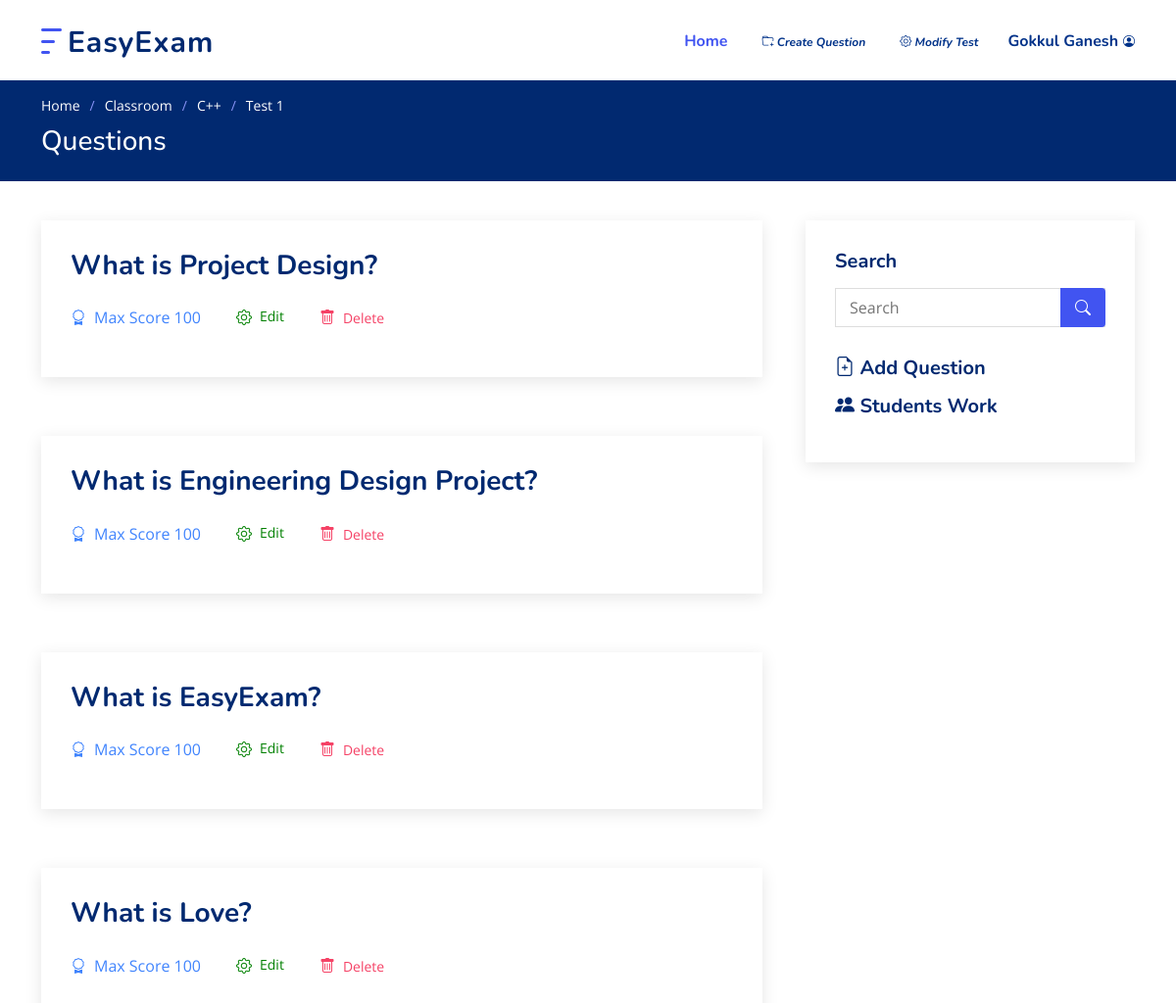
/1/view_test (signed in), run on the app's committed database.
### Classroom/models.py (models this page shows)
class Test(models.Model):
	belongs = models.ForeignKey(Classroom, on_delete=models.CASCADE)
	name = models.CharField(max_length=255)
	desc = models.CharField(max_length=2555, blank=True)
	create_time = models.DateTimeField(auto_now_add=True)
	start_time = models.DateTimeField()
	end_time = models.DateTimeField()
	def __str__(self):
		return self.name

class Classroom(models.Model):
	owner = models.ForeignKey(User, on_delete=models.CASCADE) # Teacher
	name = models.CharField(max_length=255) # class name
	code = models.CharField(max_length=5, unique=True) # code for students to join
	desc = models.CharField(max_length=255, blank=True) # class Description for optional
	def __str__(self):
		return self.name

class Question(models.Model):
	test = models.ForeignKey(Test, on_delete=models.CASCADE, related_name='questions')
	qn_text = models.CharField('Question', max_length=2000)
	key = models.CharField('Answer key', max_length=5000)
	max_score = models.PositiveSmallIntegerField(default=100)
	def __str__(self):
		return self.qn_text

### Classroom/views/Teachers.py (the view)
# urls.py: path('<int:test_id>/view_test', Teachers.view_test, name='view_test'),
@login_required(login_url='login')
@teacher_required
def view_test(request, test_id):
	qns = Question.objects.filter(test=test_id)
	test = get_object_or_404(Test, pk=test_id)
	search = request.GET.get('search')
	if search != "" and search is not None:
		qns = Question.objects.filter(test=test_id, qn_text__icontains=search)
	paginator = Paginator(qns, 5)
	page = request.GET.get('page', 1)
	try:
		qns = paginator.page(page)
	except PageNotAnInteger:
		qns = paginator.page(1)
	except EmptyPage:
		qns = paginator.page(paginator.num_pages)
	return render(request, 'teachers/view_test.html', { 'qns' : qns, 'test' : test } )

### templates/teachers/view_test.html (shortened to what this page needs)
{% extends 'base.html' %}
{% load static %}
{% block header %}
<header id="header" class="header fixed-top">
  <div class="container-fluid container-xl d-flex align-items-center justify-content-between">
    <a href="{% url 'home' %}" class="logo d-flex align-items-center">
      <img src="{% static 'assets/img/logo.png' %}" alt="">
      <span>EasyExam</span>
    </a>
    <nav id="navbar" class="navbar">
      <ul>
        <li><a class="nav-link scrollto active" href="{% url 'dashboard' %}">Home</a></li>
        {% if user.is_staff %}
          <li><a href="{% url 'create_qn' test.id %}"><i class="bi bi-folder-plus"><span> Create Question</span></i></a>
          <li><a href="{% url 'update_test' test.id %}"><i class="bi bi-gear"><span> Modify Test</span></i></a>
        {% endif %}
        <li class="dropdown"><a href="#"><span>{{ user.first_name }}</span><i class="bi bi-person-circle"></i></a>
        </li>
      </ul>
    </nav>
  </div>
</header>
{% endblock %}
{% block main %}
  <main id="main">
    <section class="breadcrumbs">
      <div class="container">
        <ol>
          <li><a href="{% url 'home' %}">Home</a></li>
          <li><a href="{% url 'dashboard' %}">Classroom</a></li>
          <li><a href="{% url 'view_class' test.belongs.id %}">{{ test.belongs }}</a></li>
          <li>{{test}}</li>
        </ol>
        <h2>Questions</h2>
      </div>
    </section>
    <section id="blog" class="blog">
      <div class="container" data-aos="fade-up">
        <div class="row">
          <div class="col-lg-8 entries">
            {% for q in qns %}
            <article class="entry">
              <h2 class="entry-title">
                <a>{{ q }}</a>
              </h2>
              <div class="entry-meta">
                <ul>
                  <li class="d-flex align-items-center"><i class="bi bi-award"></i>Max Score
                    {{ q.max_score }}
                  </li>
                  <li class="nav-item d-inline-flex  align-items-center mr-2"><a class="nav-link d-inline-flex" href="{% url 'update_qn' q.id %}" style="color: green"><i class="bi bi-gear"></i>Edit</a></li>
                  <li class="nav-item d-inline-flex  align-items-center mr-2"><a class="confirm-delete" href="{% url 'delete_qn' q.id  %}" style="color: #f54266"><i class="bi bi-trash"></i>Delete</a></li>
                </ul>
              </div>
            </article>
            {% endfor %}
          </div>
          <div class="col-lg-4">
            <div class="sidebar">
              <h3 class="sidebar-title">Search</h3>
              <div class="sidebar-item search-form">
                <form action="" method="GET">
                  <input type="text" name="search" placeholder="Search">
                  <button type="submit"><i class="bi bi-search"></i></button>
                </form>
              </div>
              <a href="{% url 'create_qn' test.id %}"><h3 class="sidebar-title bi bi-file-earmark-plus"> Add Question</h3></a>
              <a href="{% url 'students_work' test.id %}"><h3 class="sidebar-title bi bi-people-fill"> Students Work </h3></a>
            </div>
          </div>
        </div>
      </div>
    </section>
  </main>
{% endblock %}

### static/assets/style.css (style rules this page uses)
:root { scroll-behavior: smooth; }
body { font-family: "Open Sans", sans-serif; color: #444444; }
a { color: #4154f1; text-decoration: none; }
h1, h2, h3, h4, h5, h6 { font-family: "Nunito", sans-serif; }
section { padding: 60px 0; overflow: hidden; }
.breadcrumbs { padding: 15px 0; background: #012970; min-height: 40px; margin-top: 82px; color: #fff; }
.breadcrumbs h2 { font-size: 28px; font-weight: 500; }
.breadcrumbs ol { display: flex; flex-wrap: wrap; list-style: none; padding: 0 0 10px 0; margin: 0; font-size: 14px; }
.breadcrumbs ol a { color: #fff; transition: 0.3s; }
.breadcrumbs ol li + li { padding-left: 10px; }
.breadcrumbs ol li + li::before { display: inline-block; padding-right: 10px; color: #8894f6; content: "/"; }
.header { transition: all 0.5s; z-index: 997; padding: 20px 0; }
.header .logo { line-height: 0; }
.header .logo img { max-height: 40px; margin-right: 6px; }
.header .logo span { font-size: 30px; font-weight: 700; letter-spacing: 1px; color: #012970; font-family: "Nunito", sans-serif; margin-top: 3px; }
.navbar { padding: 0; }
.navbar ul { margin: 0; padding: 0; display: flex; list-style: none; align-items: center; }
.navbar li { position: relative; }
.navbar a { display: flex; align-items: center; justify-content: space-between; padding: 10px 0 10px 30px; font-family: "Nunito", sans-serif; font-size: 16px; font-weight: 700; color: #013289; white-space: nowrap; transition: 0.3s; }
.navbar a i { font-size: 12px; line-height: 0; margin-left: 5px; }
.navbar a:hover, .navbar .active, .navbar li:hover > a { color: #4154f1; }
.blog { padding: 40px 0 20px 0; }
.blog .entry { padding: 30px; margin-bottom: 60px; box-shadow: 0 4px 16px rgba(0, 0, 0, 0.1); }
.blog .entry .entry-title { font-size: 28px; font-weight: bold; padding: 0; margin: 0 0 20px 0; }
.blog .entry .entry-title a { color: #012970; transition: 0.3s; }
.blog .entry .entry-meta { margin-bottom: 15px; color: #4084fd; }
.blog .entry .entry-meta ul { display: flex; flex-wrap: wrap; list-style: none; align-items: center; padding: 0; margin: 0; }
.blog .entry .entry-meta ul li + li { padding-left: 20px; }
.blog .entry .entry-meta i { font-size: 16px; margin-right: 8px; line-height: 0; }
.blog .entry .entry-meta a { color: #777777; font-size: 14px; display: inline-block; line-height: 1; }
.blog .sidebar { padding: 30px; margin: 0 0 60px 20px; box-shadow: 0 4px 16px rgba(0, 0, 0, 0.1); }
.blog .sidebar .sidebar-title { font-size: 20px; font-weight: 700; padding: 0 0 0 0; margin: 0 0 15px 0; color: #012970; position: relative; }
.blog .sidebar .sidebar-item { margin-bottom: 30px; }
.blog .sidebar .search-form form { background: #fff; border: 1px solid #ddd; padding: 3px 10px; position: relative; }
.blog .sidebar .search-form form input[type="text"] { border: 0; padding: 4px; border-radius: 4px; width: calc(100% - 40px); }
.blog .sidebar .search-form form button { position: absolute; top: 0; right: 0; bottom: 0; border: 0; background: none; font-size: 16px; padding: 0 15px; margin: -1px; background: #4154f1; color: #fff; transition: 0.3s; border-radius: 0 4px 4px 0; line-height: 0; }
.blog .sidebar .search-form form button i { line-height: 0; }

### data on the page
Test: belongs "C++", name "Test 1"
Question: qn_text "What is Project Design?", max_score "100"
Question: qn_text "What is Engineering Design Project?", max_score "100"
Question: qn_text "What is EasyExam?", max_score "100"
Question: qn_text "What is Love?", max_score "100"

### other printed values
{{ user.first_name }} "Gokkul Ganesh"
